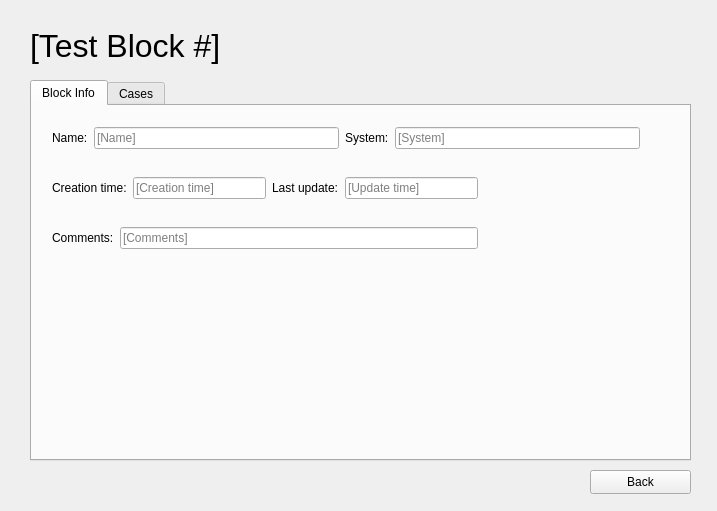
<?xml version="1.0" encoding="UTF-8"?>
<ui version="4.0">
 <class>Form</class>
 <widget class="QWidget" name="Form">
  <property name="geometry">
   <rect>
    <x>0</x>
    <y>0</y>
    <width>717</width>
    <height>511</height>
   </rect>
  </property>
  <property name="windowTitle">
   <string>Form</string>
  </property>
  <widget class="QLabel" name="lbl_bug">
   <property name="geometry">
    <rect>
     <x>30</x>
     <y>20</y>
     <width>661</width>
     <height>51</height>
    </rect>
   </property>
   <property name="font">
    <font>
     <pointsize>24</pointsize>
    </font>
   </property>
   <property name="text">
    <string>[Test Block #]</string>
   </property>
   <property name="wordWrap">
    <bool>true</bool>
   </property>
  </widget>
  <widget class="QTabWidget" name="tabSteps">
   <property name="geometry">
    <rect>
     <x>30</x>
     <y>80</y>
     <width>661</width>
     <height>381</height>
    </rect>
   </property>
   <property name="currentIndex">
    <number>0</number>
   </property>
   <widget class="QWidget" name="tab">
    <attribute name="title">
     <string>Block Info</string>
    </attribute>
    <widget class="QWidget" name="layoutWidget_2">
     <property name="geometry">
      <rect>
       <x>20</x>
       <y>70</y>
       <width>426</width>
       <height>24</height>
      </rect>
     </property>
     <layout class="QHBoxLayout" name="horizontalLayout_3">
      <item>
       <widget class="QLabel" name="label_3">
        <property name="text">
         <string>Creation time:</string>
        </property>
       </widget>
      </item>
      <item>
       <widget class="QLineEdit" name="lineEdit_3">
        <property name="text">
         <string/>
        </property>
        <property name="placeholderText">
         <string>[Creation time]</string>
        </property>
       </widget>
      </item>
      <item>
       <widget class="QLabel" name="label_4">
        <property name="text">
         <string>Last update:</string>
        </property>
       </widget>
      </item>
      <item>
       <widget class="QLineEdit" name="lineEdit_4">
        <property name="text">
         <string/>
        </property>
        <property name="placeholderText">
         <string>[Update time]</string>
        </property>
       </widget>
      </item>
     </layout>
    </widget>
    <widget class="QWidget" name="layoutWidget_3">
     <property name="geometry">
      <rect>
       <x>20</x>
       <y>20</y>
       <width>588</width>
       <height>24</height>
      </rect>
     </property>
     <layout class="QHBoxLayout" name="horizontalLayout_4">
      <item>
       <widget class="QLabel" name="label_12">
        <property name="text">
         <string>Name:</string>
        </property>
       </widget>
      </item>
      <item>
       <widget class="QLineEdit" name="lineEdit_9">
        <property name="cursor">
         <cursorShape>ArrowCursor</cursorShape>
        </property>
        <property name="text">
         <string/>
        </property>
        <property name="placeholderText">
         <string>[Name]</string>
        </property>
       </widget>
      </item>
      <item>
       <widget class="QLabel" name="label_2">
        <property name="text">
         <string>System:</string>
        </property>
       </widget>
      </item>
      <item>
       <widget class="QLineEdit" name="lineEdit_2">
        <property name="text">
         <string/>
        </property>
        <property name="placeholderText">
         <string>[System]</string>
        </property>
       </widget>
      </item>
     </layout>
    </widget>
    <widget class="QWidget" name="layoutWidget_4">
     <property name="geometry">
      <rect>
       <x>20</x>
       <y>120</y>
       <width>426</width>
       <height>24</height>
      </rect>
     </property>
     <layout class="QHBoxLayout" name="horizontalLayout_5">
      <item>
       <widget class="QLabel" name="label_5">
        <property name="text">
         <string>Comments:</string>
        </property>
       </widget>
      </item>
      <item>
       <widget class="QLineEdit" name="lineEdit_5">
        <property name="text">
         <string/>
        </property>
        <property name="placeholderText">
         <string>[Comments]</string>
        </property>
       </widget>
      </item>
     </layout>
    </widget>
   </widget>
   <widget class="QWidget" name="tab_bug_info">
    <attribute name="title">
     <string>Cases</string>
    </attribute>
    <widget class="QTableWidget" name="tableWidget">
     <property name="geometry">
      <rect>
       <x>0</x>
       <y>0</y>
       <width>661</width>
       <height>321</height>
      </rect>
     </property>
     <property name="rowCount">
      <number>4</number>
     </property>
     <row/>
     <row/>
     <row/>
     <row/>
     <column>
      <property name="text">
       <string>Name</string>
      </property>
     </column>
     <column>
      <property name="text">
       <string>Id</string>
      </property>
     </column>
     <column>
      <property name="text">
       <string>Assets</string>
      </property>
     </column>
     <column>
      <property name="text">
       <string>Comments</string>
      </property>
     </column>
     <column>
      <property name="text">
       <string>Added</string>
      </property>
     </column>
     <column>
      <property name="text">
       <string>Last updated</string>
      </property>
     </column>
    </widget>
    <widget class="QWidget" name="layoutWidget">
     <property name="geometry">
      <rect>
       <x>490</x>
       <y>320</y>
       <width>158</width>
       <height>26</height>
      </rect>
     </property>
     <layout class="QHBoxLayout" name="horizontalLayout_2">
      <item>
       <widget class="QPushButton" name="pushButton_2">
        <property name="text">
         <string>+</string>
        </property>
       </widget>
      </item>
      <item>
       <widget class="QPushButton" name="pushButton">
        <property name="text">
         <string>-</string>
        </property>
       </widget>
      </item>
     </layout>
    </widget>
   </widget>
  </widget>
  <widget class="QPushButton" name="add_bug_button_4">
   <property name="geometry">
    <rect>
     <x>590</x>
     <y>470</y>
     <width>101</width>
     <height>24</height>
    </rect>
   </property>
   <property name="text">
    <string>Back</string>
   </property>
  </widget>
 </widget>
 <resources/>
 <connections/>
</ui>
